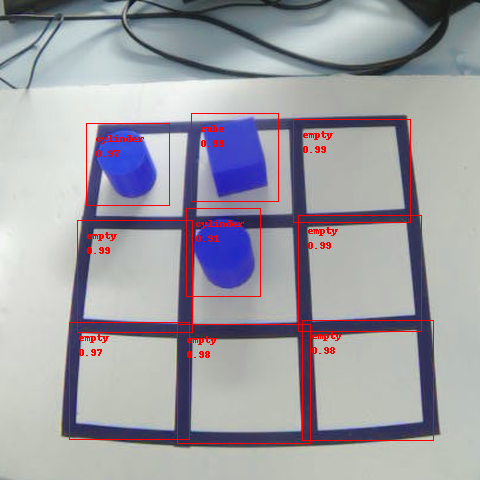
#> input picture Notebook/img_test_detect/image113.png, 480 x 480 px, found by its file name; its folder holds 5 pictures in this run
$ jupyter execute --allow-errors test_formDetection_tf1.ipynb   (shell and % lines are left out)   (older library calls are emulated)
#> lines starting #> are read from the running program, lines starting #| are printed output that depends on the picture
# Détection d'objets pour edgeTPU : détection de form pour tictactoe 2021

Ce notebook permet d'utiliser un réseau de neurones entrainer avec tensorflow 1 sur TPU (ici sur NUC)

#### Ce notebook est inspirer du code ici : https://github.com/google-coral/pycoral/blob/master/examples/detect_image.pyavec qui nécessite l'installation de *tflite_runtime* et l'API *pycoral*

[cell 1]
import numpy as np
import matplotlib.pyplot as plt
import cv2 as cv
from PIL import Image

import time

from pycoral.adapters import classify, common
#from pycoral.utils.edgetpu import make_interpreter
#from pycoral.utils.dataset import read_label_file

from tflite_runtime.interpreter import Interpreter
from tflite_runtime.interpreter import load_delegate

from reachy_sdk import ReachySDK

from reachy_sdk.trajectory import goto
from reachy_sdk.trajectory.interpolation import InterpolationMode

#import argparse

from PIL import ImageDraw

from pycoral.adapters import detect
from pycoral.utils.dataset import read_label_file
from pycoral.utils.edgetpu import make_interpreter

#> (a cell that did not finish here is left out)

#> (a cell that did not finish here is left out)

Pour dessiner les boxes sur les images :

[cell 4]
def draw_objects(draw, objs, labels):
#Draws the bounding box and label for each object.
  for obj in objs:
    bbox = obj.bbox
    draw.rectangle([(bbox.xmin, bbox.ymin), (bbox.xmax, bbox.ymax)],
                   outline='red')
    draw.text((bbox.xmin + 10, bbox.ymin + 10),
              '%s\n%.2f' % (labels.get(obj.id, obj.id), obj.score),
              fill='red')

[cell 5]
nb=200

[cell 6]
#reachy.right_camera.start_autofocus

Pour tester la détection des cube, cylindres et cases vides ont peut lancer un code sur une image :

[cell 7]
path_model = '/home/reachy/Desktop/tfliteV2/output_tflite_graph_edgetpu.tflite'
path_label = '/home/reachy/Desktop/tfliteV2/label.txt'

#> (the rest of this cell did not finish here and is left out)

[cell 8]
board = np.zeros((3, 3), dtype=np.uint8)
board

#> (a cell that did not finish here is left out)

Pour tester la detection de facons plus intéractive on peut lancer la détection sur une vidéo est bouger les pions pendant que le programme tourne :

#> (a cell that did not finish here is left out)

#> (a cell that did not finish here is left out)

#> (a cell that did not finish here is left out)

Pour générer des images pour l'entrainement :

[cell 13]
nb=1

#> (a cell that did not finish here is left out)

[cell 15]
# Visualize what Reachy saw, adjust z parameter in the look_at until you see the whole board.

plt.figure()
#> (the rest of this cell did not finish here and is left out)

#> (a cell that did not finish here is left out)

#> (a cell that did not finish here is left out)

[cell 18]
img = Image.open("/home/reachy/Reachy_Nautilus/Notebook/img_test_detect/image113.png")
#> img is the input picture: PIL image 480x480 RGB; mean R, G, B 159.4, 157.6, 165

top = 210
left = 10
height = 400
width = 400

box=(left, top, left+width, top+height)

img_res = img.crop(box)
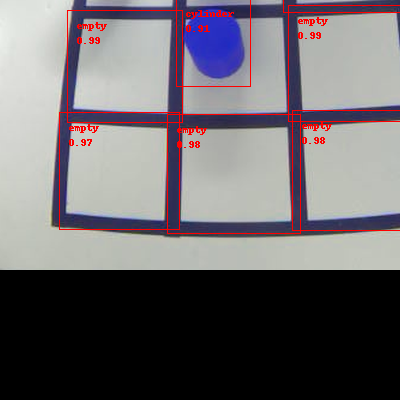
#> img_res: PIL image 400x400 RGB; mean R, G, B 109.5, 105, 109.1

img_res.save('/home/reachy/Reachy_Nautilus/Notebook/img_test_detect/pouet.png')
img_res.show()
